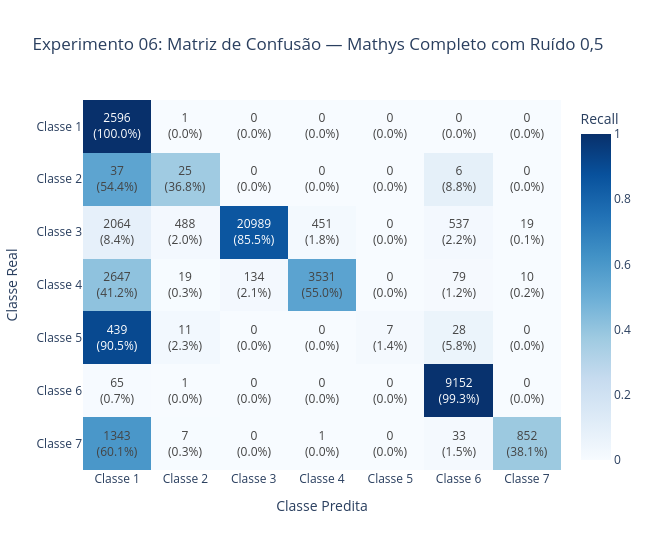

The notebook cell saved with this chart:
### Code cell
# 6. Avaliação Cross-Dataset com Ruído (100% Células Válidas do Mathys)
probs_alvo_ruido = modelo.predict(X_alvo_ruido_s, verbose=0)
y_pred_alvo_ruido = np.argmax(probs_alvo_ruido, axis=1)

relatorio_ruido = classification_report(
    y_alvo, y_pred_alvo_ruido,
    target_names=NOMES_CLASSES,
    output_dict=True
)
print("=== RELATÓRIO: MATHYS COMPLETO COM RUÍDO 0,5 (INFERÊNCIA PAN -> MATHYS) ===")
print(classification_report(y_alvo, y_pred_alvo_ruido, target_names=NOMES_CLASSES))

fig_cm_ruido = plotar_matriz_confusao(
    y_alvo, y_pred_alvo_ruido,
    "Experimento 06: Matriz de Confusão — Mathys Completo com Ruído 0,5"
)
fig_cm_ruido.show()

### Figure 1 — Plotly figure (JSON) as saved in the notebook; plotly's stock layout.template omitted (floating-point values rounded to 4 significant figures)
{"data": [{"colorbar": {"title": {"text": "Recall"}}, "colorscale": [[0.0, "rgb(247,251,255)"], [0.125, "rgb(222,235,247)"], [0.25, "rgb(198,219,239)"], [0.375, "rgb(158,202,225)"], [0.5, "rgb(107,174,214)"], [0.625, "rgb(66,146,198)"], [0.75, "rgb(33,113,181)"], [0.875, "rgb(8,81,156)"], [1.0, "rgb(8,48,107)"]], "text": [["2596<br>(100.0%)", "1<br>(0.0%)", "0<br>(0.0%)", "0<br>(0.0%)", "0<br>(0.0%)", "0<br>(0.0%)", "0<br>(0.0%)"], ["37<br>(54.4%)", "25<br>(36.8%)", "0<br>(0.0%)", "0<br>(0.0%)", "0<br>(0.0%)", "6<br>(8.8%)", "0<br>(0.0%)"], ["2064<br>(8.4%)", "488<br>(2.0%)", "20989<br>(85.5%)", "451<br>(1.8%)", "0<br>(0.0%)", "537<br>(2.2%)", "19<br>(0.1%)"], ["2647<br>(41.2%)", "19<br>(0.3%)", "134<br>(2.1%)", "3531<br>(55.0%)", "0<br>(0.0%)", "79<br>(1.2%)", "10<br>(0.2%)"], ["439<br>(90.5%)", "11<br>(2.3%)", "0<br>(0.0%)", "0<br>(0.0%)", "7<br>(1.4%)", "28<br>(5.8%)", "0<br>(0.0%)"], ["65<br>(0.7%)", "1<br>(0.0%)", "0<br>(0.0%)", "0<br>(0.0%)", "0<br>(0.0%)", "9152<br>(99.3%)", "0<br>(0.0%)"], ["1343<br>(60.1%)", "7<br>(0.3%)", "0<br>(0.0%)", "1<br>(0.0%)", "0<br>(0.0%)", "33<br>(1.5%)", "852<br>(38.1%)"]], "texttemplate": "%{text}", "type": "heatmap", "x": ["Classe 1", "Classe 2", "Classe 3", "Classe 4", "Classe 5", "Classe 6", "Classe 7"], "y": ["Classe 1", "Classe 2", "Classe 3", "Classe 4", "Classe 5", "Classe 6", "Classe 7"], "z": [[0.9996, 0.0003851, 0.0, 0.0, 0.0, 0.0, 0.0], [0.5441, 0.3676, 0.0, 0.0, 0.0, 0.08824, 0.0], [0.08408, 0.01988, 0.855, 0.01837, 0.0, 0.02188, 0.000774], [0.4123, 0.00296, 0.02087, 0.55, 0.0, 0.01231, 0.001558], [0.9052, 0.02268, 0.0, 0.0, 0.01443, 0.05773, 0.0], [0.007051, 0.0001085, 0.0, 0.0, 0.0, 0.9928, 0.0], [0.6006, 0.003131, 0.0, 0.0004472, 0.0, 0.01476, 0.381]], "zmax": 1, "zmin": 0}], "layout": {"height": 550, "title": {"text": "Experimento 06: Matriz de Confusão — Mathys Completo com Ruído 0,5"}, "width": 650, "xaxis": {"title": {"text": "Classe Predita"}}, "yaxis": {"autorange": "reversed", "title": {"text": "Classe Real"}}}}
